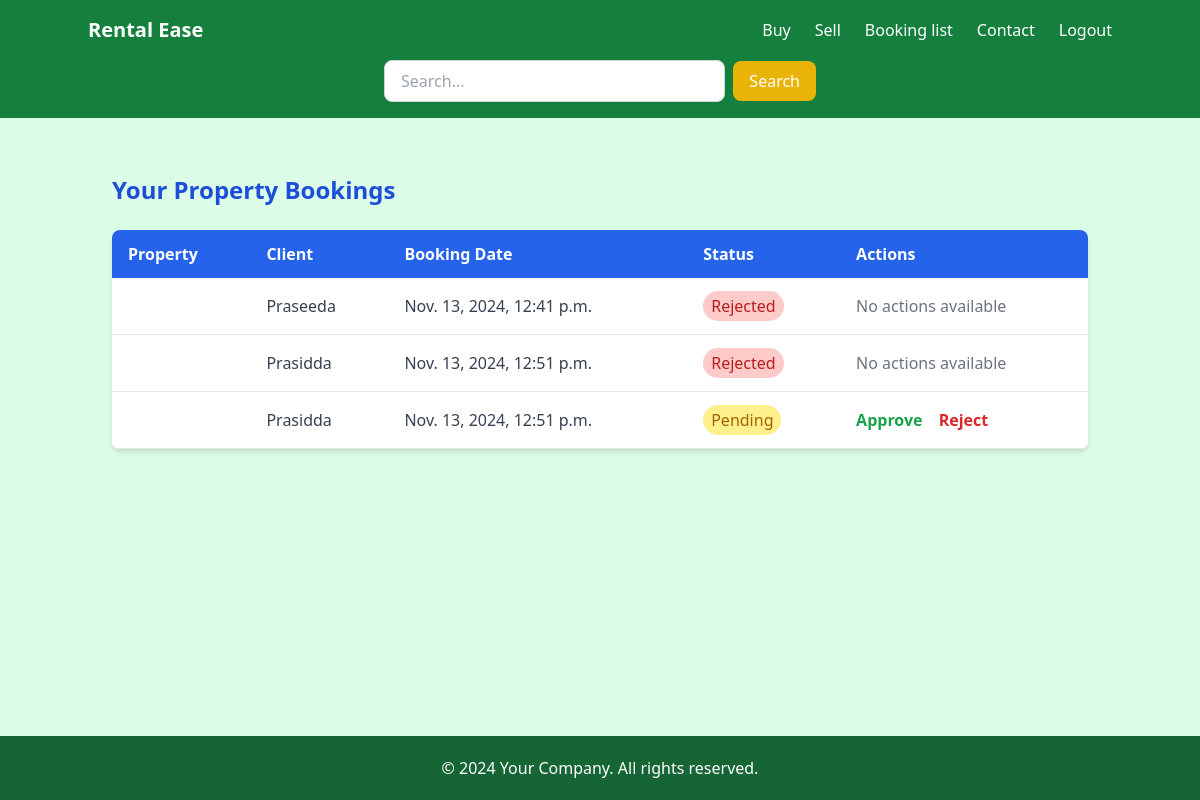
The page /seller/bookings/ (signed in) on the database its author committed.
### app/models.py (models this page shows, shortened)
class Booking(models.Model):
    property = models.ForeignKey(Property, on_delete=models.CASCADE, related_name='bookings')
    client = models.ForeignKey(User, on_delete=models.CASCADE)
    booking_date = models.DateTimeField(auto_now_add=True)
    is_booked = models.BooleanField(default=False)
    approval_status = models.CharField(    # Added approval_status for booking requests
        max_length=10,
        choices=[('approved', 'Approved'), ('rejected', 'Rejected'), ('pending', 'Pending')],
        default='pending'
    )

### app/views.py (the view)
# urls.py: path('seller/bookings/', seller_bookings, name='seller_bookings'),
@login_required
def seller_bookings(request):
    properties = Property.objects.filter(seller=request.user)
    bookings = Booking.objects.filter(property__in=properties)
    context = {
        'bookings': bookings,
    }
    return render(request, 'seller_bookings.html', context)

### app/templates/seller_bookings.html
{% extends 'navbar_footer.html' %}
{% block content %}
    <div class="container mx-auto px-6 py-8">
        <h2 class="text-2xl font-bold text-blue-700 mb-6">Your Property Bookings</h2>
        {% if bookings %}
            <div class="overflow-x-auto bg-white shadow-md rounded-lg">
                <table class="min-w-full bg-white">
                    <thead class="bg-blue-600 text-white">
                        <tr>
                            <th class="py-3 px-4 text-left font-semibold">Property</th>
                            <th class="py-3 px-4 text-left font-semibold">Client</th>
                            <th class="py-3 px-4 text-left font-semibold">Booking Date</th>
                            <th class="py-3 px-4 text-left font-semibold">Status</th>
                            <th class="py-3 px-4 text-left font-semibold">Actions</th>
                        </tr>
                    </thead>
                    <tbody class="text-gray-700">
                        {% for booking in bookings %}
                            <tr class="border-b hover:bg-gray-100">
                                <td class="py-4 px-4">{{ booking.property.name }}</td>
                                <td class="py-4 px-4">{{ booking.client.username }}</td>
                                <td class="py-4 px-4">{{ booking.booking_date }}</td>
                                <td class="py-4 px-4">
                                    <span class="px-2 py-1 rounded-full {% if booking.approval_status == 'approved' %}bg-green-200 text-green-700{% elif booking.approval_status == 'rejected' %}bg-red-200 text-red-700{% else %}bg-yellow-200 text-yellow-700{% endif %}">
                                        {{ booking.approval_status|title }}
                                    </span>
                                </td>
                                <td class="py-4 px-4">
                                    {% if booking.approval_status == 'pending' %}
                                        <a href="{% url 'approve_booking' booking.id 'approved' %}" class="text-green-600 hover:text-green-800 font-semibold mr-3">Approve</a>
                                        <a href="{% url 'approve_booking' booking.id 'rejected' %}" class="text-red-600 hover:text-red-800 font-semibold">Reject</a>
                                    {% else %}
                                        <span class="text-gray-500">No actions available</span>
                                    {% endif %}
                                </td>
                            </tr>
                        {% endfor %}
                    </tbody>
                </table>
            </div>
        {% else %}
            <p class="text-gray-600 mt-4">No booking requests for your properties.</p>
        {% endif %}
    </div>
{% endblock %}

### rows shown on the page
Booking: client.username "Praseeda", booking_date "Nov. 13, 2024, 12:41 p.m.", approval_status "Rejected", shows "No actions available"
Booking: client.username "Prasidda", booking_date "Nov. 13, 2024, 12:51 p.m.", approval_status "Rejected", shows "No actions available"
Booking: client.username "Prasidda", booking_date "Nov. 13, 2024, 12:51 p.m.", approval_status "Pending", shows "Approve"
